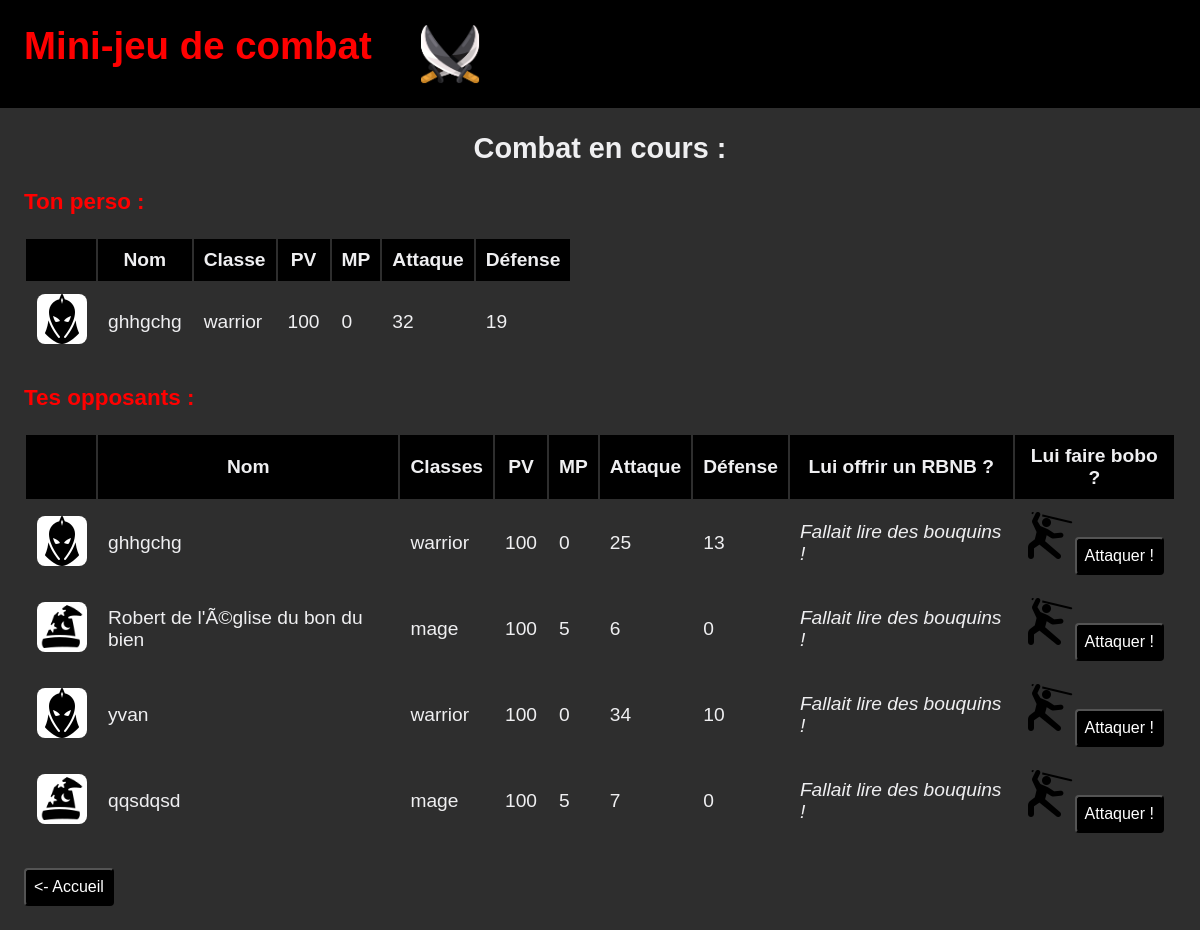
The app's page /index.php?fight&p=2 with its own data.
### tables this page shows
CREATE TABLE `personnage` (
  `ID` int(11) NOT NULL,
  `nom` varchar(255) NOT NULL,
  `classe` varchar(255) NOT NULL,
  `PV` int(11) NOT NULL,
  `MP` int(11) NOT NULL,
  `attack` int(11) NOT NULL,
  `defense` int(11) NOT NULL,
  `image` varchar(255) NOT NULL
);

### view/fight.php (the view)
<h2 class="fight_title"> Combat en cours :  </h2>
<div class="fight_content">
    <div>
        <h3 class="highlight">Ton perso : </h3>
        <table>
            <tr>
                <th></th>
                <th>Nom</th>
                <th>Classe</th>
                <th>PV</th>
                <th>MP</th>
                <th>Attaque</th>
                <th>Défense</th>
            </tr>
            <?php
            $id = $_GET['p'];
            $sql = "SELECT * FROM personnage WHERE ID=$id";
            $request = $bdd->query($sql);
            foreach ($request as $data) { ?>
            <tr>
                <td><?php echo '<img alt="icone casque" id="icone_pers" src="img/'.$data['image'].'"'  ?>;</td>
                <td><?php echo $data['nom']; ?></td>
                <td><?php echo $data['classe']; ?></td>
                <td><?php echo $data['PV']; ?></td>
                <td><?php echo $data['MP']; ?></td>
                <td><?php echo $data['attack']; ?></td>
                <td><?php echo $data['defense']; ?></td>
            </tr>
            <?php } ?>
        </table>
    </div>
    <div>
        <h3 class="highlight"> Tes opposants : </h3>
        <table>
            <tr>
                <th></th>
                <th>Nom</th>
                <th>Classes</th>
                <th>PV</th>
                <th>MP</th>
                <th>Attaque</th>
                <th>Défense</th>
                <th>Lui offrir un RBNB ?</th>
                <th>Lui faire bobo ?</th>
            </tr>
            <?php
            $sqlClasse = "SELECT DISTINCT classe FROM personnage WHERE ID=$id";
            $requestClasse = $bdd->query($sqlClasse);
            $fetchClasse = $requestClasse->fetch(PDO::FETCH_ASSOC);
            $classe = $fetchClasse['classe'];
            $sql = "SELECT * FROM personnage WHERE ID NOT IN($id)";
            $request = $bdd->query($sql);
            foreach ($request as $data) { ?>
            <tr>
                <td><?php echo '<img alt="icone casque" id="icone_pers" src="img/'.$data['image'].'"'  ?>;</td>
                <td><?php echo $data['nom']; ?></td>
                <td><?php echo $data['classe']; ?></td>
                <td><?php echo $data['PV']; ?></td>
                <td><?php echo $data['MP']; ?></td>
                <td><?php echo $data['attack']; ?></td>
                <td><?php echo $data['defense']; ?></td>
                <?php if($classe=='mage'){ ?>
                <td><img src="img/night.png" alt="moon icon" ><button><a href="index.php?p=<?php echo $id; ?>&sleep=<?php echo $data['ID']; ?>">Fais dodo !</a></button></td> <?php }else{ echo '<td><I>Fallait lire des bouquins ! </I></td></em>'; }?>
                <td><img src="img/attack.png" alt="attack" ><button><a href="index.php?p=<?php echo $id; ?>&hit=<?php echo $data['ID']; ?>">Attaquer !</a></button></td>
            </tr>
                <?php } ?>
        </table>
    </div>
</div>
<button><a href="index.php"><- Accueil </a></button>

### style.css (style rules this page uses)
body { background-color: rgb(46, 46, 46); color: rgb(239, 239, 241); font-size: 1.2em; font-family: sans-serif; margin: 0; }
a { text-decoration: none; color: rgb(49, 153, 250); }
button { background-color: black; color: white; border-radius: 4px; padding: 8px; margin-top:2%; }
button a { color: white; font-size: 1.2em; }
th { text-align: center; text-align: -moz-center; background-color: black; }
td, th { padding: 10px; }
#icone_pers { background-color: white; border-radius: 8px; margin: 2%; width: 50px; }
.fight_title { text-align: center; }
.highlight { color: red; }

### records on screen
personnage: image (picture), nom "ghhgchg", classe "warrior", PV "100", MP "0", attack "32", defense "19"
personnage: image (picture), nom "ghhgchg", classe "warrior", PV "100", MP "0", attack "25", defense "13"
personnage: image (picture), nom "Robert de l'Ã©glise du bon du bien", classe "mage", PV "100", MP "5", attack "6", defense "0"
personnage: image (picture), nom "yvan", classe "warrior", PV "100", MP "0", attack "34", defense "10"
personnage: image (picture), nom "qqsdqsd", classe "mage", PV "100", MP "5", attack "7", defense "0"
